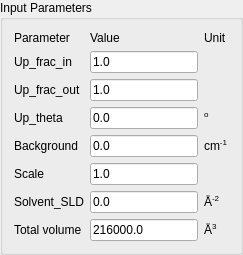
    <widget class="QGroupBox" name="groupBox_InputParam">
     <property name="font">
      <font>
       <weight>50</weight>
       <bold>false</bold>
      </font>
     </property>
     <property name="title">
      <string>Input Parameters</string>
     </property>
     <layout class="QGridLayout" name="gridLayout_6">
      <item row="0" column="0">
       <layout class="QGridLayout" name="gridLayout_InputParam" rowstretch="0,0,0,0,0,0,0,0" rowminimumheight="0,0,0,0,0,0,0,0">
        <property name="sizeConstraint">
         <enum>QLayout::SetMinimumSize</enum>
        </property>
        <item row="0" column="0">
         <widget class="QLabel" name="lblParameter">
          <property name="font">
           <font>
            <weight>50</weight>
            <bold>false</bold>
           </font>
          </property>
          <property name="text">
           <string>Parameter</string>
          </property>
         </widget>
        </item>
        <item row="0" column="1">
         <widget class="QLabel" name="lblValue">
          <property name="font">
           <font>
            <weight>50</weight>
            <bold>false</bold>
           </font>
          </property>
          <property name="text">
           <string>Value</string>
          </property>
         </widget>
        </item>
        <item row="0" column="2">
         <widget class="QLabel" name="lblUnit">
          <property name="font">
           <font>
            <weight>50</weight>
            <bold>false</bold>
           </font>
          </property>
          <property name="text">
           <string>Unit</string>
          </property>
         </widget>
        </item>
        <item row="1" column="0">
         <widget class="QLabel" name="lblUpFracIn">
          <property name="font">
           <font>
            <weight>50</weight>
            <bold>false</bold>
           </font>
          </property>
          <property name="toolTip">
           <string>&lt;html&gt;&lt;head/&gt;&lt;body&gt;&lt;p&gt;Ratio of spin up/(spin up + spin down) neutrons after the analyzer.&lt;/p&gt;&lt;p&gt;It must be between 0 and 1.&lt;/p&gt;&lt;p&gt;It is equal to 0.5 for unpolarized neutrons.&lt;/p&gt;&lt;p&gt;The editing is disabled if data are from .omf, .sld, .pdb files.&lt;/p&gt;&lt;/body&gt;&lt;/html&gt;</string>
          </property>
          <property name="text">
           <string>Up_frac_in</string>
          </property>
         </widget>
        </item>
        <item row="1" column="1">
         <widget class="QLineEdit" name="txtUpFracIn">
          <property name="minimumSize">
           <size>
            <width>0</width>
            <height>18</height>
           </size>
          </property>
          <property name="font">
           <font>
            <weight>50</weight>
            <bold>false</bold>
           </font>
          </property>
          <property name="toolTip">
           <string>&lt;html&gt;&lt;head/&gt;&lt;body&gt;&lt;p&gt;Ratio of spin up/(spin up + spin down) neutrons after the analyzer.&lt;/p&gt;&lt;p&gt;It must be between 0 and 1.&lt;/p&gt;&lt;p&gt;It is equal to 0.5 for unpolarized neutrons.&lt;/p&gt;&lt;/body&gt;&lt;/html&gt;</string>
          </property>
          <property name="text">
           <string>1.0</string>
          </property>
         </widget>
        </item>
        <item row="2" column="0">
         <widget class="QLabel" name="lblUpFracOut">
          <property name="font">
           <font>
            <weight>50</weight>
            <bold>false</bold>
           </font>
          </property>
          <property name="toolTip">
           <string>&lt;html&gt;&lt;head/&gt;&lt;body&gt;&lt;p&gt;Ratio of spin up/(spin up + spin down) neutrons before the sample.&lt;/p&gt;&lt;p&gt;It must be between 0 and 1.&lt;/p&gt;&lt;p&gt;It is equal to 0.5 for unpolarized neutrons.&lt;/p&gt;&lt;p&gt;The editing is disabled if data are from .omf, .sld, .pdb files.&lt;/p&gt;&lt;/body&gt;&lt;/html&gt;</string>
          </property>
          <property name="text">
           <string>Up_frac_out</string>
          </property>
         </widget>
        </item>
        <item row="2" column="1">
         <widget class="QLineEdit" name="txtUpFracOut">
          <property name="minimumSize">
           <size>
            <width>0</width>
            <height>18</height>
           </size>
          </property>
          <property name="font">
           <font>
            <weight>50</weight>
            <bold>false</bold>
           </font>
          </property>
          <property name="toolTip">
           <string>&lt;html&gt;&lt;head/&gt;&lt;body&gt;&lt;p&gt;Ratio of spin up/(spin up + spin down) neutrons before the sample.&lt;/p&gt;&lt;p&gt;It must be between 0 and 1.&lt;/p&gt;&lt;p&gt;It is equal to 0.5 for unpolarized neutrons.&lt;/p&gt;&lt;/body&gt;&lt;/html&gt;</string>
          </property>
          <property name="text">
           <string>1.0</string>
          </property>
         </widget>
        </item>
        <item row="3" column="0">
         <widget class="QLabel" name="lblUpTheta">
          <property name="font">
           <font>
            <weight>50</weight>
            <bold>false</bold>
           </font>
          </property>
          <property name="toolTip">
           <string>&lt;html&gt;&lt;head/&gt;&lt;body&gt;&lt;p&gt;Polarization angle.&lt;/p&gt;&lt;p&gt;The editing is disabled if data are from .omf, .sld, .pdb files.&lt;/p&gt;&lt;/body&gt;&lt;/html&gt;</string>
          </property>
          <property name="text">
           <string>Up_theta</string>
          </property>
         </widget>
        </item>
        <item row="3" column="1">
         <widget class="QLineEdit" name="txtUpTheta">
          <property name="minimumSize">
           <size>
            <width>0</width>
            <height>18</height>
           </size>
          </property>
          <property name="font">
           <font>
            <weight>50</weight>
            <bold>false</bold>
           </font>
          </property>
          <property name="toolTip">
           <string>&lt;html&gt;&lt;head/&gt;&lt;body&gt;&lt;p&gt;Polarization angle.&lt;/p&gt;&lt;/body&gt;&lt;/html&gt;</string>
          </property>
          <property name="text">
           <string>0.0</string>
          </property>
         </widget>
        </item>
        <item row="3" column="2">
         <widget class="QLabel" name="lbl1">
          <property name="font">
           <font>
            <weight>50</weight>
            <bold>false</bold>
           </font>
          </property>
          <property name="text">
           <string>&lt;html&gt;&lt;head/&gt;&lt;body&gt;&lt;p&gt;&lt;span style=&quot; vertical-align:super;&quot;&gt;o&lt;/span&gt;&lt;/p&gt;&lt;/body&gt;&lt;/html&gt;</string>
          </property>
         </widget>
        </item>
        <item row="4" column="1">
         <widget class="QLineEdit" name="txtBackground">
          <property name="minimumSize">
           <size>
            <width>0</width>
            <height>18</height>
           </size>
          </property>
          <property name="font">
           <font>
            <weight>50</weight>
            <bold>false</bold>
           </font>
          </property>
          <property name="text">
           <string>0.0</string>
          </property>
         </widget>
        </item>
        <item row="4" column="2">
         <widget class="QLabel" name="lbl2">
          <property name="font">
           <font>
            <weight>50</weight>
            <bold>false</bold>
           </font>
          </property>
          <property name="text">
           <string>&lt;html&gt;&lt;head/&gt;&lt;body&gt;&lt;p&gt;cm&lt;span style=&quot; vertical-align:super;&quot;&gt;-1&lt;/span&gt;&lt;/p&gt;&lt;/body&gt;&lt;/html&gt;</string>
          </property>
         </widget>
        </item>
        <item row="5" column="0">
         <widget class="QLabel" name="lblScale">
          <property name="font">
           <font>
            <weight>50</weight>
            <bold>false</bold>
           </font>
          </property>
          <property name="text">
           <string>Scale</string>
          </property>
         </widget>
        </item>
        <item row="5" column="1">
         <widget class="QLineEdit" name="txtScale">
          <property name="minimumSize">
           <size>
            <width>0</width>
            <height>18</height>
           </size>
          </property>
          <property name="font">
           <font>
            <weight>50</weight>
            <bold>false</bold>
           </font>
          </property>
          <property name="text">
           <string>1.0</string>
          </property>
         </widget>
        </item>
        <item row="6" column="0">
         <widget class="QLabel" name="lblSolventSLD">
          <property name="font">
           <font>
            <weight>50</weight>
            <bold>false</bold>
           </font>
          </property>
          <property name="text">
           <string>Solvent_SLD</string>
          </property>
         </widget>
        </item>
        <item row="6" column="1">
         <widget class="QLineEdit" name="txtSolventSLD">
          <property name="minimumSize">
           <size>
            <width>0</width>
            <height>18</height>
           </size>
          </property>
          <property name="font">
           <font>
            <weight>50</weight>
            <bold>false</bold>
           </font>
          </property>
          <property name="text">
           <string>0.0</string>
          </property>
         </widget>
        </item>
        <item row="7" column="0">
         <widget class="QLabel" name="lblTotalVolume">
          <property name="font">
           <font>
            <weight>50</weight>
            <bold>false</bold>
           </font>
          </property>
          <property name="toolTip">
           <string>Default total volume calculated from the pixel information (or natural density for pdb file).</string>
          </property>
          <property name="text">
           <string>Total volume</string>
          </property>
         </widget>
        </item>
        <item row="7" column="1">
         <widget class="QLineEdit" name="txtTotalVolume">
          <property name="minimumSize">
           <size>
            <width>0</width>
            <height>18</height>
           </size>
          </property>
          <property name="font">
           <font>
            <weight>50</weight>
            <bold>false</bold>
           </font>
          </property>
          <property name="toolTip">
           <string>&lt;html&gt;&lt;head/&gt;&lt;body&gt;&lt;p&gt;Default total volume calculated from the pizel information (or natural density for pdb file)&lt;/p&gt;&lt;/body&gt;&lt;/html&gt;</string>
          </property>
          <property name="text">
           <string>216000.0</string>
          </property>
         </widget>
        </item>
        <item row="7" column="2">
         <widget class="QLabel" name="lblUnitVolume">
          <property name="font">
           <font>
            <weight>50</weight>
            <bold>false</bold>
           </font>
          </property>
          <property name="text">
           <string>&lt;html&gt;&lt;head/&gt;&lt;body&gt;&lt;p&gt;Å&lt;span style=&quot; vertical-align:super;&quot;&gt;3&lt;/span&gt;&lt;/p&gt;&lt;/body&gt;&lt;/html&gt;</string>
          </property>
         </widget>
        </item>
        <item row="4" column="0">
         <widget class="QLabel" name="lblBackgd">
          <property name="font">
           <font>
            <weight>50</weight>
            <bold>false</bold>
           </font>
          </property>
          <property name="text">
           <string>Background</string>
          </property>
         </widget>
        </item>
        <item row="6" column="2">
         <widget class="QLabel" name="lblUnitSolventSLD">
          <property name="sizePolicy">
           <sizepolicy hsizetype="Preferred" vsizetype="Preferred">
            <horstretch>0</horstretch>
            <verstretch>0</verstretch>
           </sizepolicy>
          </property>
          <property name="minimumSize">
           <size>
            <width>0</width>
            <height>0</height>
           </size>
          </property>
          <property name="baseSize">
           <size>
            <width>0</width>
            <height>0</height>
           </size>
          </property>
          <property name="font">
           <font>
            <weight>50</weight>
            <bold>false</bold>
           </font>
          </property>
          <property name="text">
           <string>&lt;html&gt;&lt;head/&gt;&lt;body&gt;&lt;p&gt;Å&lt;span style=&quot; vertical-align:super;&quot;&gt;-2&lt;/span&gt;&lt;/p&gt;&lt;/body&gt;&lt;/html&gt;</string>
          </property>
          <property name="scaledContents">
           <bool>false</bool>
          </property>
          <property name="margin">
           <number>0</number>
          </property>
          <property name="indent">
           <number>-1</number>
          </property>
         </widget>
        </item>
       </layout>
      </item>
     </layout>
    </widget>
